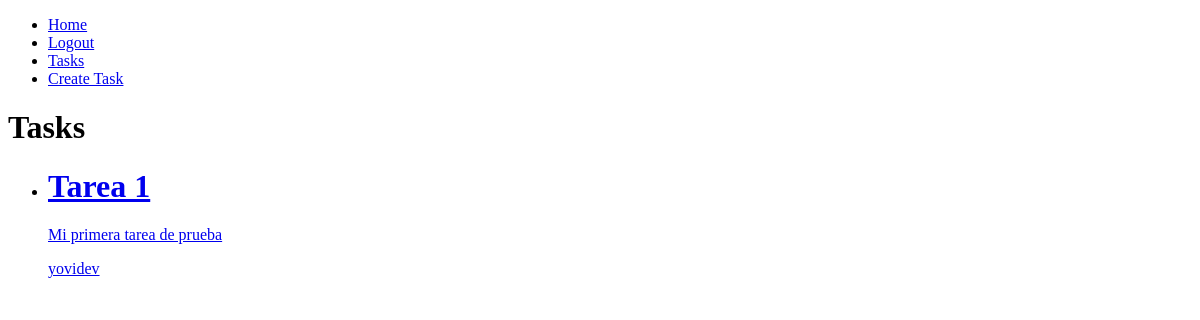
Before: /tasks/ (signed in) with the older database file.
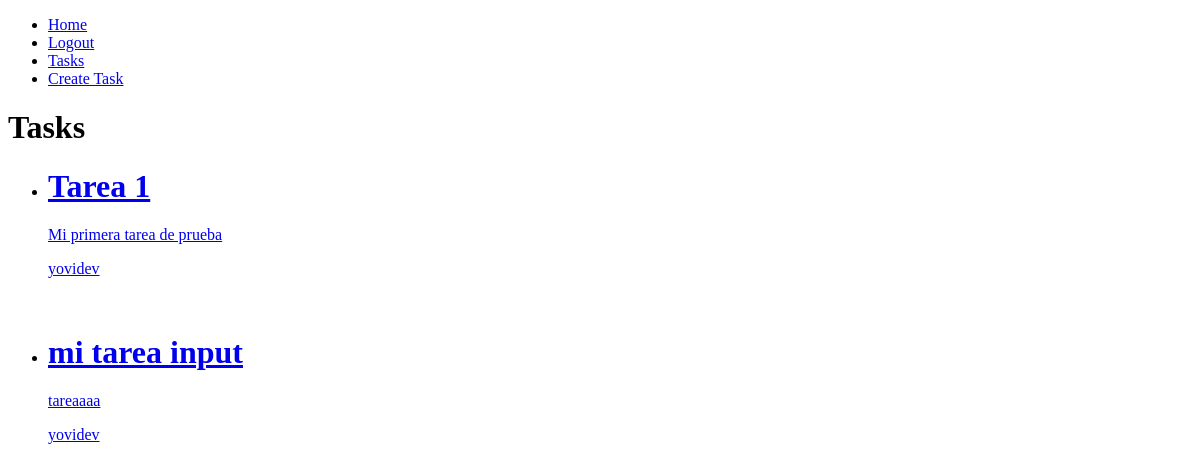
After: the same page with the newer database file.
### tasks/models.py (models this page shows, shortened)
class Task(models.Model):
    title = models.CharField(max_length=100)
    description = models.TextField(blank=True)
    created = models.DateTimeField(auto_now_add=True)
    datecompleted = models.DateTimeField(null=True)
    important = models.BooleanField(default=False)
    user = models.ForeignKey(User, on_delete=models.CASCADE)

### tasks/views.py (the view)
# urls.py: path('tasks/', views.tasks,name='tasks'),
def tasks(request):
    tasks = Task.objects.filter(user = request.user)
    return render(request, 'tasks.html',{'tasks':tasks})

### tasks/templates/tasks.html
{% extends 'base.html' %}
{% block content %}
    <h1>Tasks</h1>
    <ul>
        {% for task in tasks %}
        <li>
           <a href = "{%  url 'task_detail' task.id %}">
            <h1>{{task.title}}</h1>
            <p>{{task.description}}</p>
            <p>{{task.user.username}}</p>
            <br>
           </a>
        </li>
        {% endfor %}
    </ul>
{% endblock content %}

Changed rows visible on the page:
added Task: title "mi tarea input", description "tareaaaa", user.username "yovidev"
